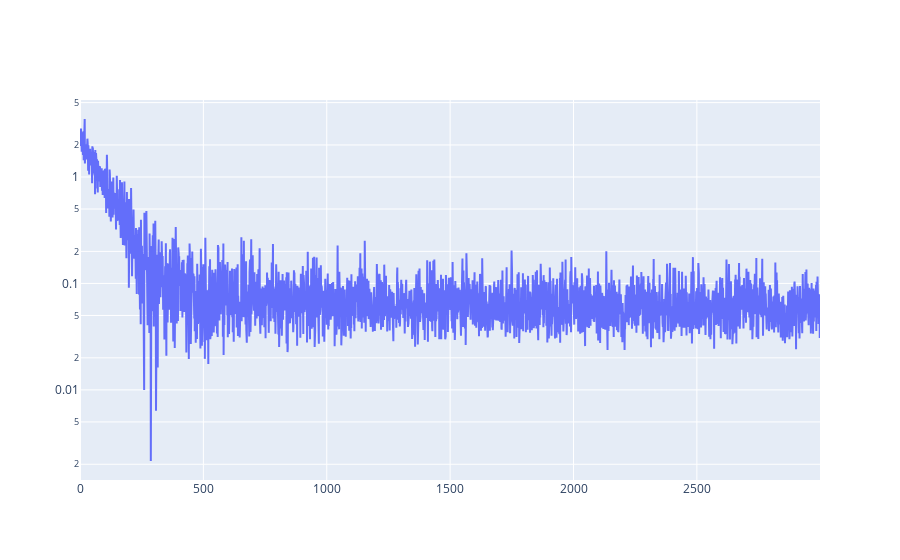

Here is the notebook cell this chart was saved with:
### Code cell
fig = make_subplots(rows=1, cols=1)

fig.append_trace(go.Scatter(
        y=np.abs(elbo_losses)
     ), row=1, col=1)
     
fig.update_layout(yaxis_type="log")     
fig.show()

### Figure 1 — Plotly figure (JSON) as saved in the notebook; plotly's stock layout.template omitted (floating-point values rounded to 4 significant figures; data arrays with more than 128 entries replaced by an {"elided": "..."} marker saying what was removed)
{"data": [{"type": "scatter", "xaxis": "x", "y": {"elided": "3000 float values"}, "yaxis": "y"}], "layout": {"xaxis": {"anchor": "y", "domain": [0, 1]}, "yaxis": {"anchor": "x", "domain": [0, 1], "type": "log"}}}
